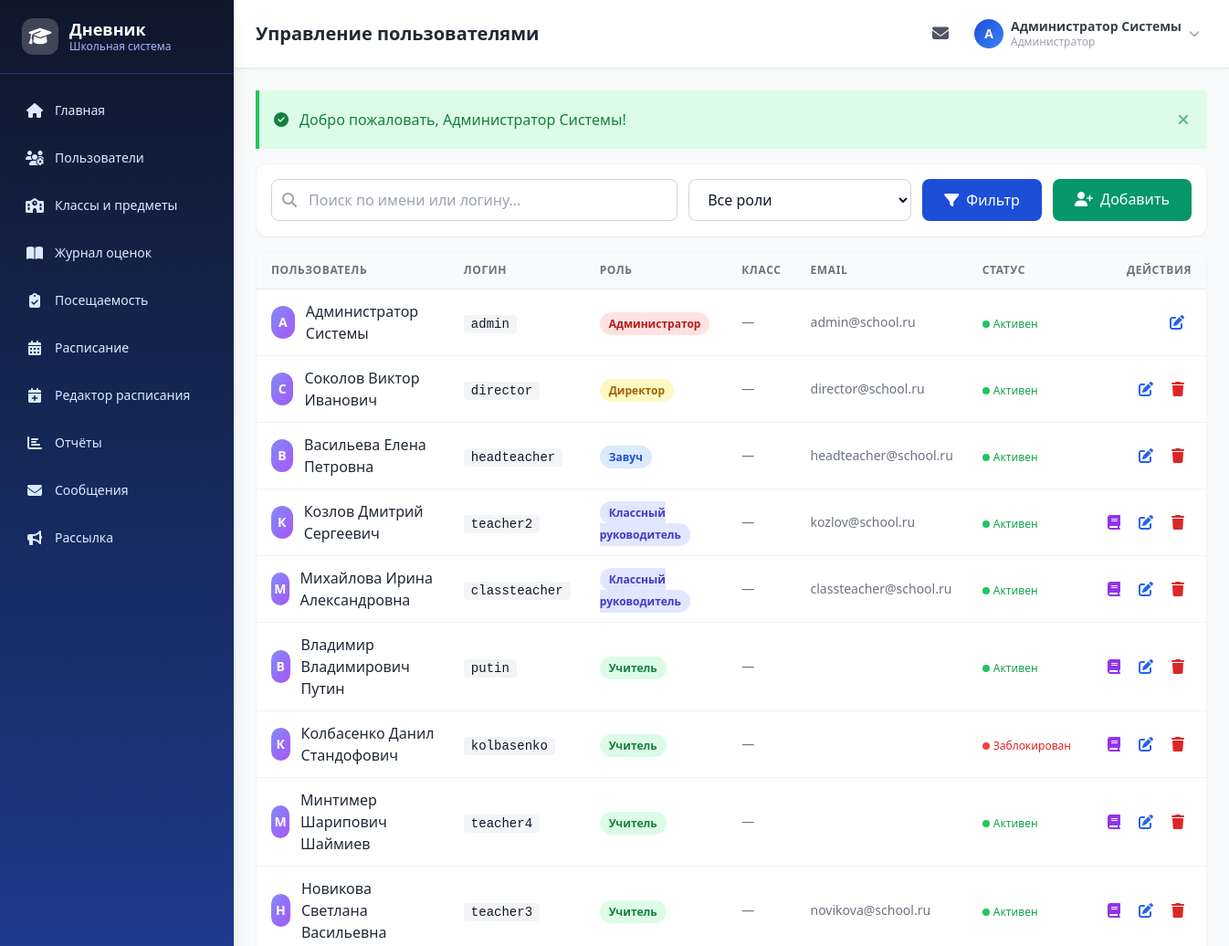
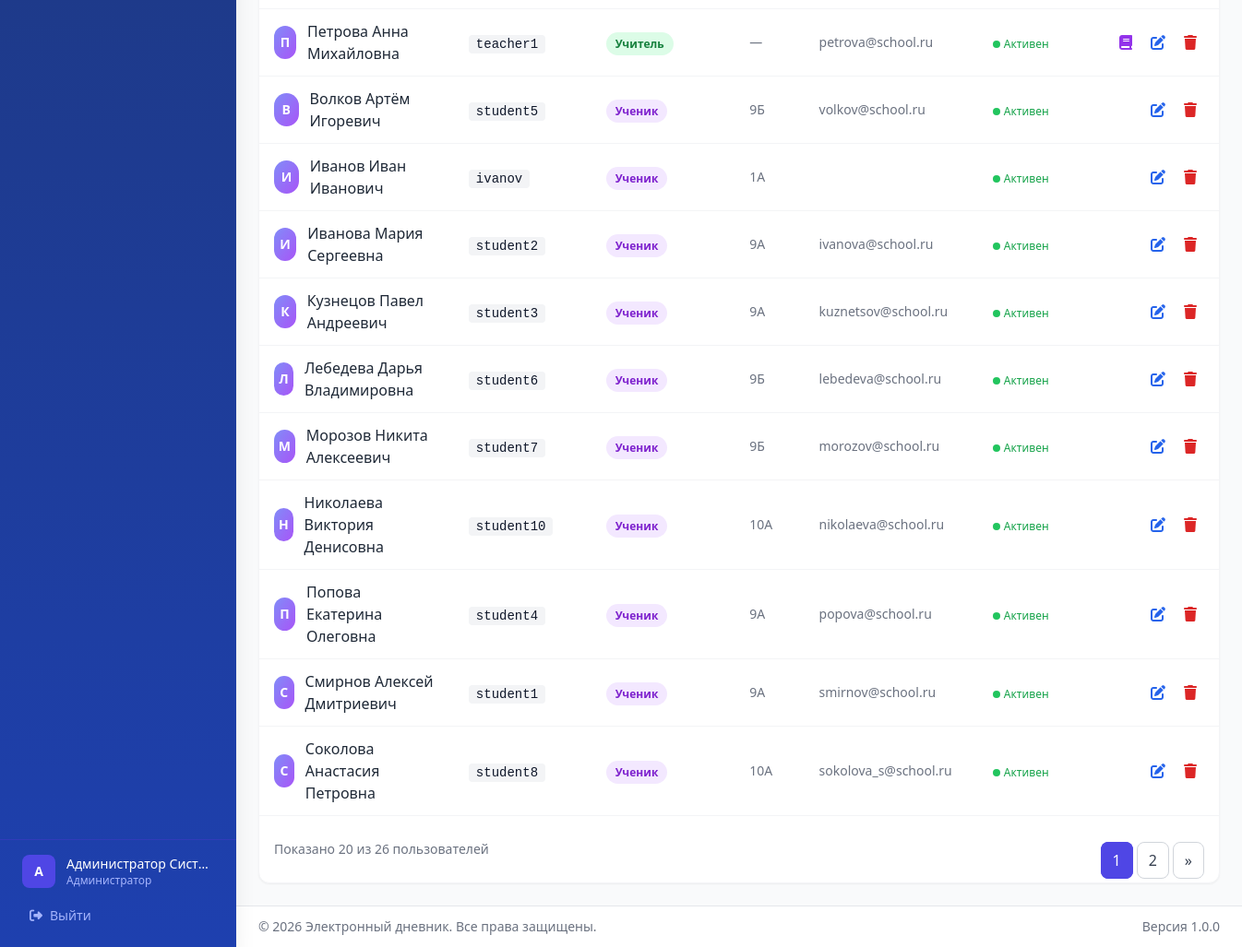
The app's page /users (signed in) with its own data (2 pictures, top to bottom).
### tables this page shows
CREATE TABLE `users` (
  `id` int NOT NULL,
  `login` varchar(100) NOT NULL,
  `password_hash` varchar(255) NOT NULL,
  `full_name` varchar(255) NOT NULL,
  `email` varchar(255) DEFAULT NULL,
  `phone` varchar(20) DEFAULT NULL,
  `role_id` int NOT NULL,
  `is_active` tinyint(1) DEFAULT '1',
  `last_login` timestamp NULL DEFAULT NULL,
  `created_at` timestamp NULL DEFAULT CURRENT_TIMESTAMP,
  `updated_at` timestamp NULL DEFAULT CURRENT_TIMESTAMP ON UPDATE CURRENT_TIMESTAMP
);

CREATE TABLE `roles` (
  `id` int NOT NULL,
  `name` varchar(50) NOT NULL,
  `display_name` varchar(100) NOT NULL
);

CREATE TABLE `classes` (
  `id` int NOT NULL,
  `name` varchar(10) NOT NULL,
  `year` int NOT NULL,
  `class_teacher_id` int DEFAULT NULL
);

### views/users/index.php (the view, shortened to what the rows shown need)
<div class="space-y-4">
    <div class="bg-white rounded-xl shadow-sm border border-gray-100 p-4">
        <form method="GET" action="<?= url('users') ?>" class="flex flex-col md:flex-row gap-3">
            <div class="flex-1">
                <div class="relative">
                    <i class="fas fa-search absolute left-3 top-1/2 -translate-y-1/2 text-gray-400"></i>
                    <input type="text" name="search" value="<?= e($filters['search']) ?>"
                           placeholder="Поиск по имени или логину..."
                           class="w-full pl-10 pr-4 py-2.5 border border-gray-300 rounded-lg focus:ring-2 focus:ring-indigo-500 focus:border-indigo-500 outline-none transition">
                </div>
            </div>
            <select name="role" class="px-4 py-2.5 border border-gray-300 rounded-lg focus:ring-2 focus:ring-indigo-500 focus:border-indigo-500 outline-none transition bg-white">
                <option value="">Все роли</option>
            </select>
            <button type="submit" class="px-6 py-2.5 bg-blue-700 text-white rounded-lg hover:bg-blue-800 transition font-medium">
                <i class="fas fa-filter mr-1"></i> Фильтр
            </button>
            <?php if (isAdmin()): ?>
            <a href="<?= url('users/create') ?>" class="px-6 py-2.5 bg-emerald-600 text-white rounded-lg hover:bg-emerald-700 transition font-medium text-center">
                <i class="fas fa-user-plus mr-1"></i> Добавить
            </a>
            <?php endif; ?>
        </form>
    </div>
    <div class="bg-white rounded-xl shadow-sm border border-gray-100 overflow-hidden">
        <div class="overflow-x-auto">
            <table class="w-full">
                <thead class="bg-gray-50 border-b border-gray-200">
                    <tr>
                        <th class="px-4 py-3 text-left text-xs font-semibold text-gray-500 uppercase tracking-wider">Пользователь</th>
                        <th class="px-4 py-3 text-left text-xs font-semibold text-gray-500 uppercase tracking-wider">Логин</th>
                        <th class="px-4 py-3 text-left text-xs font-semibold text-gray-500 uppercase tracking-wider">Роль</th>
                        <th class="px-4 py-3 text-left text-xs font-semibold text-gray-500 uppercase tracking-wider hidden md:table-cell">Класс</th>
                        <th class="px-4 py-3 text-left text-xs font-semibold text-gray-500 uppercase tracking-wider hidden md:table-cell">Email</th>
                        <th class="px-4 py-3 text-left text-xs font-semibold text-gray-500 uppercase tracking-wider hidden lg:table-cell">Статус</th>
                        <?php if (isAdmin()): ?>
                        <th class="px-4 py-3 text-right text-xs font-semibold text-gray-500 uppercase tracking-wider">Действия</th>
                        <?php endif; ?>
                    </tr>
                </thead>
                <tbody class="divide-y divide-gray-100">
                    <?php
                    $roleColors = [
                        'admin' => 'bg-red-100 text-red-700',
                        'director' => 'bg-yellow-100 text-yellow-700',
                        'head_teacher' => 'bg-blue-100 text-blue-700',
                        'class_teacher' => 'bg-indigo-100 text-indigo-700',
                        'teacher' => 'bg-green-100 text-green-700',
                        'student' => 'bg-purple-100 text-purple-700',
                        'parent' => 'bg-orange-100 text-orange-700',
                    ];
                    foreach ($users as $u):
                        $color = $roleColors[$u['role_name']] ?? 'bg-gray-100 text-gray-700';
                    ?>
                    <tr class="hover:bg-gray-50 transition">
                        <td class="px-4 py-3">
                            <div class="flex items-center gap-3">
                                <div class="w-9 h-9 bg-gradient-to-br from-indigo-400 to-purple-500 rounded-full flex items-center justify-center text-white text-sm font-bold">
                                    <?= mb_strtoupper(mb_substr($u['full_name'], 0, 1)) ?>
                                </div>
                                <div>
                                    <p class="font-medium text-gray-800"><?= e($u['full_name']) ?></p>
                                </div>
                            </div>
                        </td>
                        <td class="px-4 py-3">
                            <code class="text-sm bg-gray-100 px-2 py-0.5 rounded"><?= e($u['login']) ?></code>
                        </td>
                        <td class="px-4 py-3">
                            <span class="px-2.5 py-1 rounded-full text-xs font-semibold <?= $color ?>">
                                <?= e($u['role_display_name']) ?>
                            </span>
                        </td>
                        <td class="px-4 py-3 hidden md:table-cell text-sm text-gray-500">
    <?= ($u['role_name'] === 'student' && !empty($u['class_name'])) ? e($u['class_name']) : '—' ?>
</td>
                        <td class="px-4 py-3 hidden md:table-cell text-sm text-gray-500"><?= e($u['email'] ?? '—') ?></td>
                        <td class="px-4 py-3 hidden lg:table-cell">
                            <?php if ($u['is_active']): ?>
                            <span class="inline-flex items-center gap-1 text-xs text-green-600">
                                <span class="w-2 h-2 bg-green-500 rounded-full"></span> Активен
                            </span>
                            <?php else: ?>
                            <span class="inline-flex items-center gap-1 text-xs text-red-600">
                                <span class="w-2 h-2 bg-red-500 rounded-full"></span> Заблокирован
                            </span>
                            <?php endif; ?>
                        </td>
                        <?php if (isAdmin()): ?>
                        <td class="px-4 py-3 text-right">
                            <div class="flex items-center justify-end gap-1">
                                <?php if (in_array($u['role_name'], ['teacher', 'class_teacher'])):
                                    $tModel = new Teacher();
                                    $tData = $tModel->findByUserId($u['id']);
                                    if ($tData):
                                ?>
                                <a href="<?= url('users/teacher-subjects/' . $tData['id']) ?>"
                                   class="p-2 text-purple-600 hover:bg-purple-50 rounded-lg transition" title="Предметы">
                                    <i class="fas fa-book"></i>
                                </a>
                                <?php endif; endif; ?>
                                <a href="<?= url('users/edit/' . $u['id']) ?>"
                                   class="p-2 text-blue-600 hover:bg-blue-50 rounded-lg transition" title="Редактировать">
                                    <i class="fas fa-edit"></i>
                                </a>
                                <?php if ($u['id'] != currentUserId()): ?>
                                <form method="POST" action="<?= url('users/delete/' . $u['id']) ?>"
                                      onsubmit="return confirm('Удалить пользователя <?= e($u['full_name']) ?>?')" class="inline">
                                    <button type="submit" class="p-2 text-red-600 hover:bg-red-50 rounded-lg transition" title="Удалить">
                                        <i class="fas fa-trash"></i>
                                    </button>
                                </form>
                                <?php endif; ?>
                            </div>
                        </td>
                        <?php endif; ?>
                    </tr>
                    <?php endforeach; ?>
                </tbody>
            </table>
        </div>
        <div class="px-4 py-3 border-t border-gray-100">
            <div class="flex items-center justify-between">
                <p class="text-sm text-gray-500">
                    Показано <?= count($users) ?> из <?= $pagination['total'] ?>
                    <?= plural($pagination['total'], 'пользователь', 'пользователя', 'пользователей') ?>
                </p>
                <?= renderPagination(
    $pagination,
    url('users') . '?role=' . urlencode($filters['role']) . '&search=' . urlencode($filters['search']) . '&class_id=' . (int)$filters['class_id']
) ?>
            </div>
        </div>
    </div>
</div>

### views/layout/header.php (shortened to what the rows shown need)
<!DOCTYPE html>
<html lang="ru" class="h-full">
<head>
    <script src="https://cdn.tailwindcss.com"></script>
    <link rel="stylesheet" href="https://cdnjs.cloudflare.com/ajax/libs/font-awesome/6.5.1/css/all.min.css">
    <link rel="stylesheet" href="<?= url('assets/css/style.css') ?>">
</head>
<body class="h-full bg-gray-50">
<div class="flex h-full">
    <?php require __DIR__ . '/sidebar.php'; ?>
    <div class="flex-1 flex flex-col min-h-screen lg:ml-64">
        <header class="bg-white shadow-sm border-b border-gray-200 sticky top-0 z-30">
            <div class="flex items-center justify-between px-4 lg:px-6 py-3">
                <h1 class="text-lg lg:text-xl font-bold text-gray-800 truncate">
                    <?= e($pageTitle ?? 'Главная панель') ?>
                </h1>
                <div class="flex items-center gap-3">
                    <a href="<?= url('messages/inbox') ?>" class="relative p-2 rounded-lg text-gray-600 hover:bg-gray-100 transition">
                        <i class="fas fa-envelope text-lg"></i>
                    </a>
                    <div class="relative" id="profileDropdown">
                        <button onclick="toggleProfileMenu()" class="flex items-center gap-2 p-2 rounded-lg hover:bg-gray-100 transition">
                            <div class="w-8 h-8 bg-gradient-to-br from-blue-700 to-blue-500 rounded-full flex items-center justify-center text-white text-sm font-bold">
                                <?= mb_strtoupper(mb_substr($currentUser['full_name'], 0, 1)) ?>
                            </div>
                            <div class="hidden md:block text-left">
                                <p class="text-sm font-semibold text-gray-700 leading-tight"><?= e($currentUser['full_name']) ?></p>
                                <p class="text-xs text-gray-400"><?= e($currentUser['role_name']) ?></p>
                            </div>
                            <i class="fas fa-chevron-down text-xs text-gray-400 hidden md:block"></i>
                        </button>
                    </div>
                </div>
            </div>
        </header>
        <main class="flex-1 p-4 lg:p-6">

### views/layout/sidebar.php (shortened to what the rows shown need)
<?php
$currentUser = currentUser();
$role = currentRole();
$currentRoute = isset($_GET['route']) ? trim($_GET['route'], '/') : 'dashboard';
function isActive($route) {
    global $currentRoute;
    $current = trim($currentRoute, '/');
    $target  = trim($route, '/');
    if (strpos($target, '/') !== false) {
        return $current === $target;
    }
    $parts = explode('/', $current);
    return ($parts[0] ?? '') === $target;
}
function activeClass($route) {
    return isActive($route)
        ? 'bg-white/10 text-white shadow-md'
        : 'text-blue-100 hover:bg-white/10 hover:text-white';
}
$menuItems = [];
$menuItems[] = ['url' => 'dashboard', 'icon' => 'fa-home', 'label' => 'Главная'];
switch ($role) {
    case 'admin':
        $menuItems[] = ['url' => 'users', 'icon' => 'fa-users-cog', 'label' => 'Пользователи'];
        $menuItems[] = ['url' => 'users/classes', 'icon' => 'fa-school', 'label' => 'Классы и предметы'];
        $menuItems[] = ['url' => 'grades/journal', 'icon' => 'fa-book-open', 'label' => 'Журнал оценок'];
        $menuItems[] = ['url' => 'attendance/mark', 'icon' => 'fa-clipboard-check', 'label' => 'Посещаемость'];
        $menuItems[] = ['url' => 'schedule/view', 'icon' => 'fa-calendar-alt', 'label' => 'Расписание'];
        $menuItems[] = ['url' => 'schedule/edit', 'icon' => 'fa-calendar-plus', 'label' => 'Редактор расписания'];
        $menuItems[] = ['url' => 'reports', 'icon' => 'fa-chart-bar', 'label' => 'Отчёты'];
        $menuItems[] = ['url' => 'messages/inbox', 'icon' => 'fa-envelope', 'label' => 'Сообщения'];
        $menuItems[] = ['url' => 'messages/broadcast', 'icon' => 'fa-bullhorn', 'label' => 'Рассылка'];
        break;
}
?>
<aside id="sidebar" class="fixed inset-y-0 left-0 w-64 bg-gradient-to-b from-slate-900 via-blue-900 to-blue-800 transform -translate-x-full lg:translate-x-0 transition-transform duration-300 ease-in-out z-50 flex flex-col shadow-xl">
    <div class="flex items-center gap-3 px-6 py-5 border-b border-indigo-700/50">
        <div class="w-10 h-10 bg-white/20 rounded-xl flex items-center justify-center">
            <i class="fas fa-graduation-cap text-white text-xl"></i>
        </div>
        <div>
            <h2 class="text-white font-bold text-lg leading-tight">Дневник</h2>
            <p class="text-indigo-300 text-xs">Школьная система</p>
        </div>
    </div>
    <nav class="flex-1 px-3 py-4 overflow-y-auto">
        <ul class="space-y-1">
            <?php foreach ($menuItems as $item): ?>
            <li>
                <a href="<?= url($item['url']) ?>"
                   class="flex items-center gap-3 px-4 py-3 rounded-xl text-sm font-medium transition-all duration-200 <?= activeClass($item['url']) ?>">
                    <i class="fas <?= $item['icon'] ?> w-5 text-center text-base"></i>
                    <span><?= e($item['label']) ?></span>
                </a>
            </li>
            <?php endforeach; ?>
        </ul>
    </nav>
    <div class="px-4 py-4 border-t border-indigo-700/50">
        <div class="flex items-center gap-3 px-2">
            <div class="w-9 h-9 bg-indigo-600 rounded-lg flex items-center justify-center text-white text-sm font-bold">
                <?= mb_strtoupper(mb_substr($currentUser['full_name'] ?? 'U', 0, 1)) ?>
            </div>
            <div class="flex-1 min-w-0">
                <p class="text-white text-sm font-medium truncate"><?= e($currentUser['full_name'] ?? '') ?></p>
                <p class="text-indigo-300 text-xs truncate"><?= e($currentUser['role_name'] ?? '') ?></p>
            </div>
        </div>
        <a href="<?= url('logout') ?>" class="mt-3 flex items-center gap-2 px-4 py-2 text-sm text-indigo-300 hover:text-white hover:bg-indigo-700/50 rounded-lg transition">
            <i class="fas fa-sign-out-alt"></i>
            <span>Выйти</span>
        </a>
    </div>
</aside>

### records on screen
users: full_name "А", full_name "Администратор Сист…", full_name "Администратор Системы", login "admin", role.display_name "Администратор", email "admin@school.ru", is_active 1 (drawn)
roles: display_name "Администратор"
users: full_name "С", full_name "Соколов Виктор Иванович", login "director", role.display_name "Директор", email "director@school.ru", is_active 1 (drawn)
users: full_name "В", full_name "Васильева Елена Петровна", login "headteacher", role.display_name "Завуч", email "headteacher@school.ru", is_active 1 (drawn)
users: full_name "К", full_name "Козлов Дмитрий Сергеевич", login "teacher2", role.display_name "Классный руководитель", email "kozlov@school.ru", is_active 1 (drawn)
users: full_name "М", full_name "Михайлова Ирина Александровна", login "classteacher", role.display_name "Классный руководитель", email "classteacher@school.ru", is_active 1 (drawn)
users: full_name "В", full_name "Владимир Владимирович Путин", login "putin", role.display_name "Учитель", is_active 1 (drawn)
users: full_name "К", full_name "Колбасенко Данил Стандофович", login "kolbasenko", role.display_name "Учитель", is_active 0 (drawn)
users: full_name "М", full_name "Минтимер Шарипович Шаймиев", login "teacher4", role.display_name "Учитель", is_active 1 (drawn)
users: full_name "Н", full_name "Новикова Светлана Васильевна", login "teacher3", role.display_name "Учитель", email "novikova@school.ru", is_active 1 (drawn)
users: full_name "П", full_name "Петрова Анна Михайловна", login "teacher1", role.display_name "Учитель", email "petrova@school.ru", is_active 1 (drawn)
users: full_name "В", full_name "Волков Артём Игоревич", login "student5", role.display_name "Ученик", classes.name "9Б", email "volkov@school.ru", is_active 1 (drawn)
users: full_name "И", full_name "Иванов Иван Иванович", login "ivanov", role.display_name "Ученик", classes.name "1А", is_active 1 (drawn)
users: full_name "И", full_name "Иванова Мария Сергеевна", login "student2", role.display_name "Ученик", classes.name "9А", email "ivanova@school.ru", is_active 1 (drawn)
users: full_name "К", full_name "Кузнецов Павел Андреевич", login "student3", role.display_name "Ученик", classes.name "9А", email "kuznetsov@school.ru", is_active 1 (drawn)
users: full_name "Л", full_name "Лебедева Дарья Владимировна", login "student6", role.display_name "Ученик", classes.name "9Б", email "lebedeva@school.ru", is_active 1 (drawn)
users: full_name "М", full_name "Морозов Никита Алексеевич", login "student7", role.display_name "Ученик", classes.name "9Б", email "morozov@school.ru", is_active 1 (drawn)
users: full_name "Н", full_name "Николаева Виктория Денисовна", login "student10", role.display_name "Ученик", classes.name "10А", email "nikolaeva@school.ru", is_active 1 (drawn)
users: full_name "П", full_name "Попова Екатерина Олеговна", login "student4", role.display_name "Ученик", classes.name "9А", email "popova@school.ru", is_active 1 (drawn)
users: full_name "С", full_name "Смирнов Алексей Дмитриевич", login "student1", role.display_name "Ученик", classes.name "9А", email "smirnov@school.ru", is_active 1 (drawn)
users: full_name "С", full_name "Соколова Анастасия Петровна", login "student8", role.display_name "Ученик", classes.name "10А", email "sokolova_s@school.ru", is_active 1 (drawn)

### other values on screen
$item['label'] "Главная"
$item['label'] "Пользователи"
$item['label'] "Классы и предметы"
$item['label'] "Журнал оценок"
$item['label'] "Посещаемость"
$item['label'] "Расписание"
$item['label'] "Редактор расписания"
$item['label'] "Отчёты"
$item['label'] "Сообщения"
$item['label'] "Рассылка"
$pageTitle "Управление пользователями"
$message "Добро пожаловать, Администратор Системы!"
count($users) "20"
$pagination['total'] "26"
APP_NAME "Электронный дневник"
